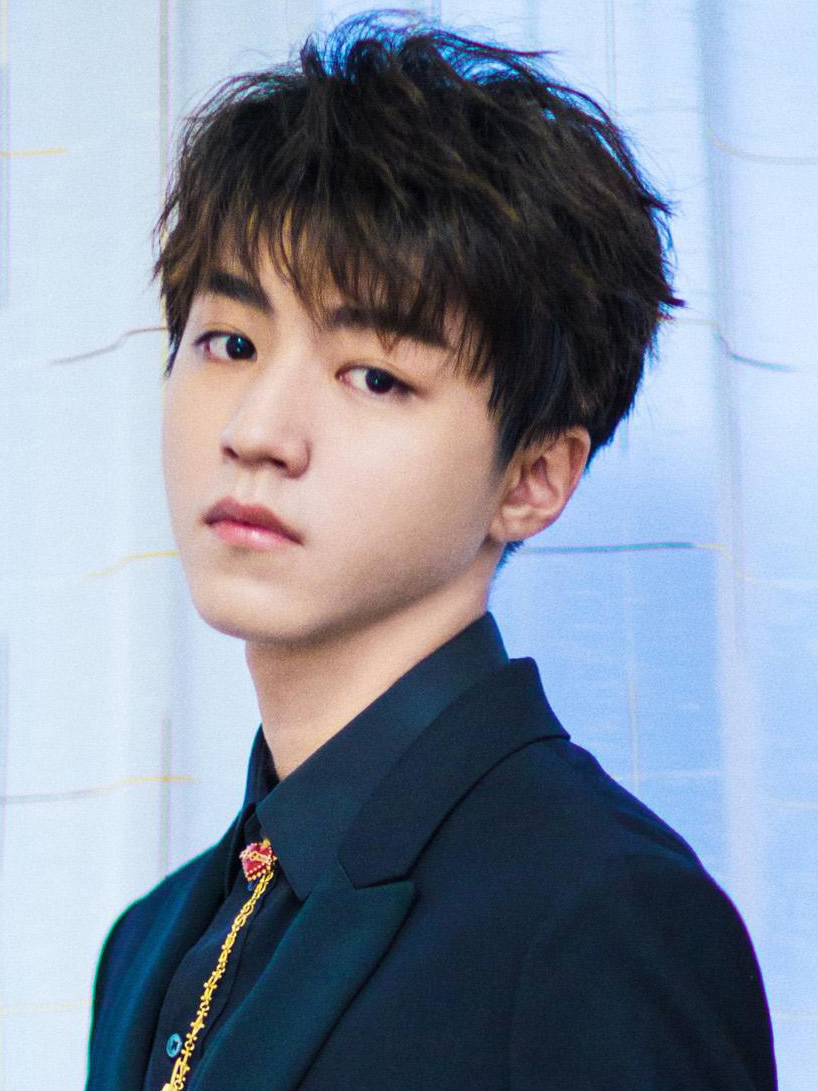
#> input picture images/人像.jpg, 818 x 1091 px
$ python gif2data.py 'images/人像.jpg'   (older library calls are emulated)
#> lines starting #> are read from the running program, lines starting #| are printed output that depends on the picture
import json
import sys
import imageio
import cv2
import numpy as np
from PIL import Image

def convert_gif_to_black_and_wite(filename):
#> called with filename = 'images/人像.jpg'
    pics = imageio.mimread(filename)
#> pics = 1 item
    print(np.array(pics).shape)
#| (1, 1091, 818, 3)
    A = []
    n = 0
    data = []
    for img in pics:
        n+=1
        print(n)
        is_gray = False
        try:
            u, v, _ = img.shape
        except:
            u, v = img.shape
            is_gray = True
        c = img*0 + 255
        if is_gray:
            raise Exception("Not supported")
        if not is_gray:
            gray = cv2.cvtColor(img, cv2.COLOR_RGB2GRAY)
            for i in range(0, u, 1):
                for j in range(0, v, 1):
                    pix = gray[i, j]
                    if pix < 60:
                        c[i, j] = np.array([0, 0, 0, 255])
            im = Image.fromarray(c)
            resized_im = im.resize((50, 33), Image.ANTIALIAS)
            arr = np.array(resized_im)
            p, q, _= arr.shape
            data_frame = []
            for i in range(0, p):
                for j in range(0, q):
                    r, g, b, a = arr[i, j]
                    r = int(r)
                    g = int(g)
                    b = int(b)
                    t = r*r + g**2 + b**2
                    if t<= (200**2)*3 and  a>100:
                        arr[i, j] = np.array([0, 0, 0, 255])
                        data_frame.append([j, i])
                    else:
                        arr[i, j] = np.array([255, 255, 255, 255])
            A.append(arr)
            data.append(data_frame)
#> this loop made 1 pass
#> (n, is_gray, u, v) on pass 1: (1, False, 1091, 818)
#| 1
#> pass 1, in convert_gif_to_black_and_wite, `gray = cv2.cvtColor(img, cv2.COLOR_RGB2GRAY)`:
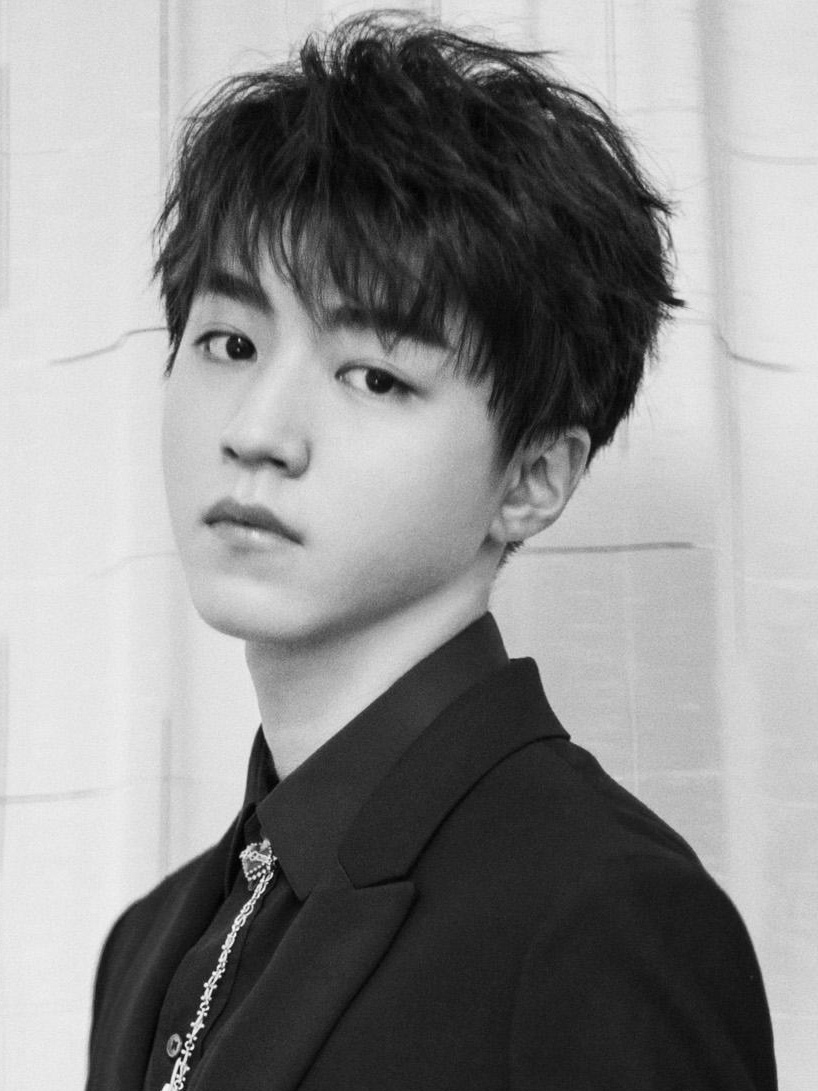
#> gray: shape (1091, 818); min 0, max 251, mean 140.1
#> after the loop, A = []; data = []; n = 1

    imageio.mimsave(filename + '_out.gif', A, 'GIF', duration=0.2)
    with open(filename + '_data.json', 'w') as f:
        f.write(json.dumps(data))

if __name__ == '__main__':
   fname = sys.argv[1]
#> (the run stopped early here; a loop or call above may not have finished)
